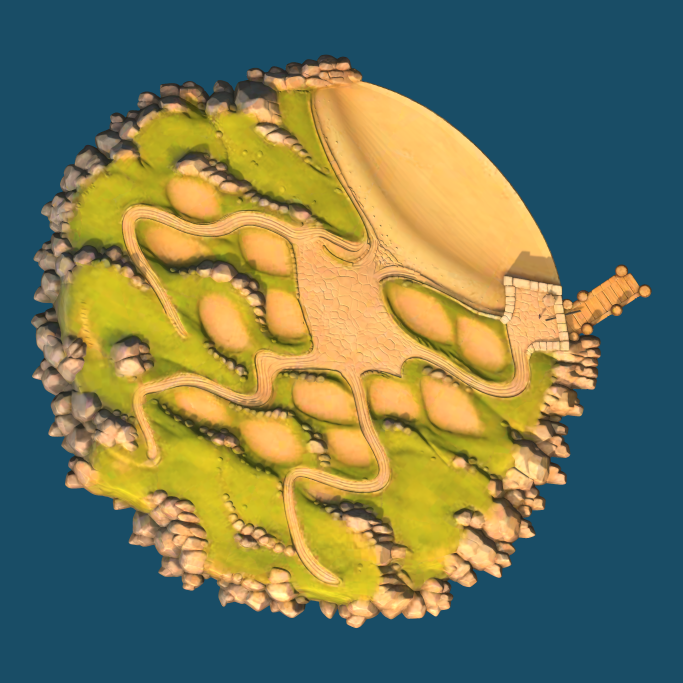
#> input picture specs/019-blocos-ilha-nova/evidence/terreno-planta.png, 2048 x 2048 px (shown at 1/3 size)
$ python medir_lotes.py
#> lines starting #> are read from the running program, lines starting #| are printed output that depends on the picture; after the words box and inside, x2 and y2 are one past the last pixel; in counts of white or black regions, pixels touching at a corner belong together
"""Mede os lotes na captura ortográfica Unity (110 m / 2048 px).

As regiões selecionadas isolam cada marcação da rua e das pedras. A cor
identifica o solo exposto; um retângulo orientado ajusta sua extensão.
Não modifica a textura ou a malha do terreno.
"""
from pathlib import Path
from collections import deque
import json, math
import numpy as np
from PIL import Image, ImageDraw, ImageFilter, ImageFont

OUT = Path(__file__).parent
im = Image.open(OUT / 'terreno-planta.png').convert('RGB')
#> im is the input picture: PIL image 2048x2048 RGB; mean R, G, B 113.6, 119.4, 86.2
rgb = np.array(im).astype(int)
soil = (rgb[:,:,0] > 230) & (rgb[:,:,0]-rgb[:,:,1] > 40) & (rgb[:,:,2] > 70) & (rgb[:,:,1]-rgb[:,:,2] > 45)
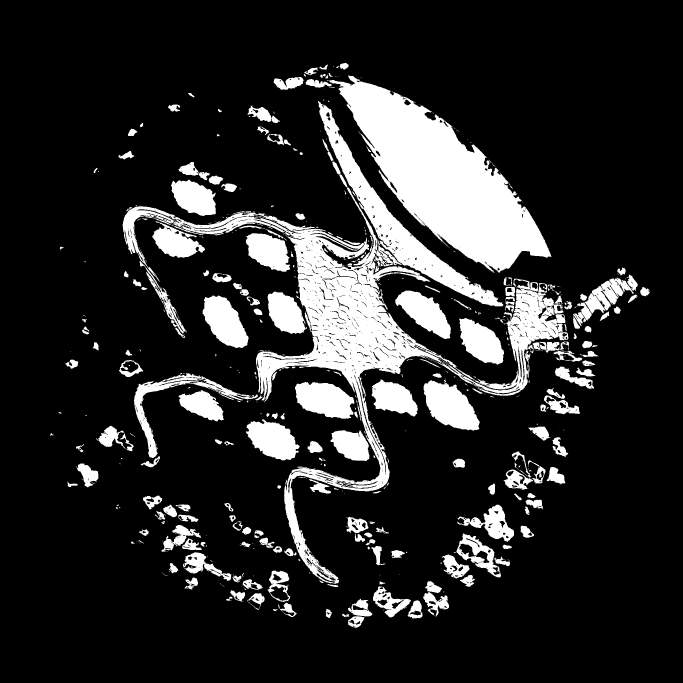
#> soil: shape (2048, 2048) bool (shown at 1/3 size); 16.1% white; 647 white regions (378 under 20 px), largest, box (x1, y1, x2, y2) and area: (368, 562, 1705, 1751) 178926, (988, 227, 1654, 819) 156076, (954, 303, 1510, 919) 43962
# Contornos de seleção: delimitam o lote, sem incorporar caminhos adjacentes.
regions = [
 ('Casa_08', [(500,540),(570,521),(635,542),(677,597),(679,650),(612,665),(536,633),(495,588)]),
 ('Casa_05', [(413,673),(484,690),(555,702),(629,714),(627,762),(557,795),(477,780),(435,737)]),
 ('Sala_Comunitaria',[(724,682),(794,685),(848,707),(884,753),(892,813),(843,834),(776,815),(733,782),(713,736)]),
 ('Casa_07',[(591,908),(625,868),(672,875),(718,918),(753,972),(758,1029),(730,1050),(675,1042),(632,1005),(601,964)]),
 ('Loja',[(799,861),(855,849),(895,890),(915,947),(927,1001),(894,1017),(832,1005),(801,975)]),
 ('Casa_01',[(1162,847),(1217,847),(1281,884),(1323,930),(1365,986),(1368,1041),(1307,1032),(1250,1004),(1206,962),(1178,919)]),
 ('Galpao_Cais',[(1374,955),(1437,974),(1490,1009),(1519,1057),(1521,1102),(1481,1120),(1430,1106),(1392,1072),(1365,1026)]),
 ('Casa_04',[(878,1145),(927,1129),(985,1138),(1032,1165),(1061,1197),(1083,1260),(1052,1276),(994,1265),(936,1247),(897,1220),(874,1187)]),
 ('Venda',[(1110,1128),(1167,1129),(1210,1161),(1243,1208),(1254,1255),(1216,1260),(1164,1247),(1120,1227),(1102,1184)]),
 ('Casa_02',[(1257,1129),(1328,1143),(1383,1177),(1424,1232),(1448,1278),(1435,1316),(1378,1304),(1316,1276),(1282,1243),(1256,1190)]),
 ('Casa_06',[(934,1291),(987,1277),(1042,1297),(1078,1336),(1107,1380),(1092,1411),(1027,1404),(970,1376),(938,1341)]),
 ('Igreja',[(695,1241),(758,1240),(818,1272),(871,1309),(907,1349),(913,1387),(877,1404),(816,1389),(759,1363),(719,1322),(695,1285)]),
 ('Casa_10',[(502,1175),(556,1164),(613,1182),(661,1213),(687,1256),(670,1290),(607,1274),(558,1251),(520,1223)]),
]

overlay = im.copy()
draw = ImageDraw.Draw(overlay)
try: font = ImageFont.truetype('/System/Library/Fonts/Supplemental/Arial Bold.ttf', 22)
except OSError: font = ImageFont.load_default()
results=[]
for index,(name, poly) in enumerate(regions, 1):
    selected=Image.new('L', im.size)
    ImageDraw.Draw(selected).polygon(poly, fill=255)
    allowed=(np.array(selected)>0) & soil
    # Small gaps in rendered texels do not define a lot boundary.
    allowed=np.array(Image.fromarray(allowed.astype('uint8')*255).filter(ImageFilter.MaxFilter(3)).filter(ImageFilter.MinFilter(3)))>0
    x0=min(x for x,y in poly)-12; y0=min(y for x,y in poly)-12
    x1=max(x for x,y in poly)+12; y1=max(y for x,y in poly)+12
    crop=allowed[y0:y1,x0:x1]
    # Keep the largest connected component of the selected patch.
    visited=np.zeros(crop.shape, bool); largest=[]
    for yy,xx in zip(*np.where(crop)):
        if visited[yy,xx]: continue
        visited[yy,xx]=True; q=deque([(yy,xx)]); component=[]
        while q:
            y,x=q.popleft();component.append((y,x))
            for dy,dx in ((1,0),(-1,0),(0,1),(0,-1)):
                ny,nx=y+dy,x+dx
                if 0<=ny<crop.shape[0] and 0<=nx<crop.shape[1] and crop[ny,nx] and not visited[ny,nx]:
                    visited[ny,nx]=True;q.append((ny,nx))
        if len(component)>len(largest):largest=component
    mask=np.zeros_like(crop); yy,xx=np.array(largest).T;mask[yy,xx]=True
    # Fit the extent of the visible pad rather than a rectangle far inside it.
    # Quantiles ignore the outermost 1% of texels on each side (soft/noisy edge).
    py,px=np.where(mask)
    points=np.column_stack((px+x0,py+y0))
    origin=points.mean(axis=0)
    delta=points-origin
    best=None
    for angle in range(0,90):
        theta=math.radians(angle);c=math.cos(theta);s=math.sin(theta)
        local=delta @ np.array([[c,-s],[s,c]])
        low,high=np.quantile(local,[.01,.99],axis=0)
        width,height=high-low
        area=width*height
        if best is None or area<best[0]:best=(area,*low,width,height,angle)
    area,left,top,width,height,angle=best
    theta=math.radians(angle);c=math.cos(theta);s=math.sin(theta)
    corners=[]
    for x,y in [(left,top),(left+width,top),(left+width,top+height),(left,top+height)]:
        corners.append((origin[0]+c*x-s*y,origin[1]+s*x+c*y))
    cx=sum(x for x,y in corners)/4;cy=sum(y for x,y in corners)/4
    scale=110/2048
    result=dict(id=name,pad=index,pixel_center=[cx,cy],pixel_corners=corners,
                x=cx*scale-55,z=55-cy*scale,width=width*scale,depth=height*scale,
                yaw=angle,soil_area_m2=len(largest)*scale**2,box_area_m2=width*height*scale**2,
                fit_fraction=len(largest)/area)
    results.append(result)
    # Cyan = measured patch; red = fitted base rectangle.
    edge=mask & ~(np.roll(mask,1,0)&np.roll(mask,-1,0)&np.roll(mask,1,1)&np.roll(mask,-1,1))
    for y,x in zip(*np.where(edge)):draw.point((int(x+x0),int(y+y0)),fill=(0,255,255))
    draw.line(corners+[corners[0]],fill=(255,40,30),width=4)
    label=f'{index:02} {name}'
    box=draw.textbbox((cx,cy),label,font=font,anchor='mm')
    draw.rectangle((box[0]-3,box[1]-3,box[2]+3,box[3]+3),fill=(255,255,235))
    draw.text((cx,cy),label,font=font,fill=(0,0,0),anchor='mm')
    print(f'{index:02} {name}: {result["width"]:.2f} x {result["depth"]:.2f} m, Y={angle}°, area={result["fit_fraction"]:.0%}')
#> this loop made 13 passes
#> (x0, y0, x1, y1, origin, box) on passes 1 to 9: (483, 509, 691, 677, [582.2, 592.9], (516.9, 584.6, 644.9, 605.6)), (401, 661, 641, 807, [528.7, 731.4], (469.6, 726, 597.6, 747)), (701, 670, 904, 846, [805, 753.9], (690.7, 744.7, 918.7, 766.7)), (579, 856, 770, 1062, [673.9, 965.5], (609.2, 959.6, 737.2, 980.6)), (787, 837, 939, 1029, [856.9, 939.7], (815.8, 930.3, 895.8, 952.3)), (1150, 835, 1380, 1053, [1273.8, 938.2], (1214, 930.9, 1342, 951.9)), (1353, 943, 1533, 1132, [1443.4, 1028.4], (1355.7, 1019.4, 1525.7, 1041.4)), (862, 1117, 1095, 1288, [974.3, 1199.2], (911.2, 1189.9, 1039.2, 1210.9)), (1090, 1116, 1266, 1272, [1179.1, 1194.3], (1132.1, 1183.7, 1235.1, 1200.7))
#> pass 1, `allowed=(np.array(selected)>0) & soil`:
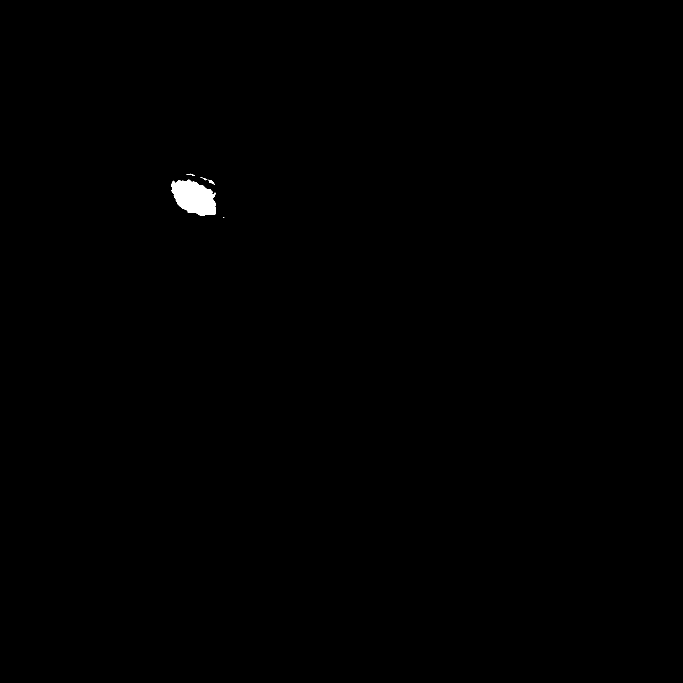
#> allowed: shape (2048, 2048) bool (shown at 1/3 size); 0.25% white; 5 white regions (1 under 20 px), largest, box (x1, y1, x2, y2) and area: (513, 539, 648, 648) 10198, (626, 539, 644, 554) 104, (559, 521, 585, 527) 52, (601, 531, 622, 541) 49
#> pass 1, `crop=allowed[y0:y1,x0:x1]`:
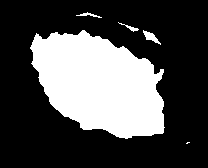
#> crop: shape (168, 208) bool; 29.9% white; 5 white regions (1 under 20 px), largest, box (x1, y1, x2, y2) and area: (30, 30, 165, 139) 10221, (143, 30, 161, 45) 104, (76, 12, 102, 18) 52, (118, 22, 139, 32) 49
#> after the loop:
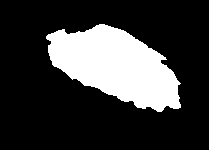
#> mask: shape (150, 209) bool; 22.8% white; 1 white region, box (x1, y1, x2, y2) and area: (46, 24, 181, 112) 7160
#> after the loop:
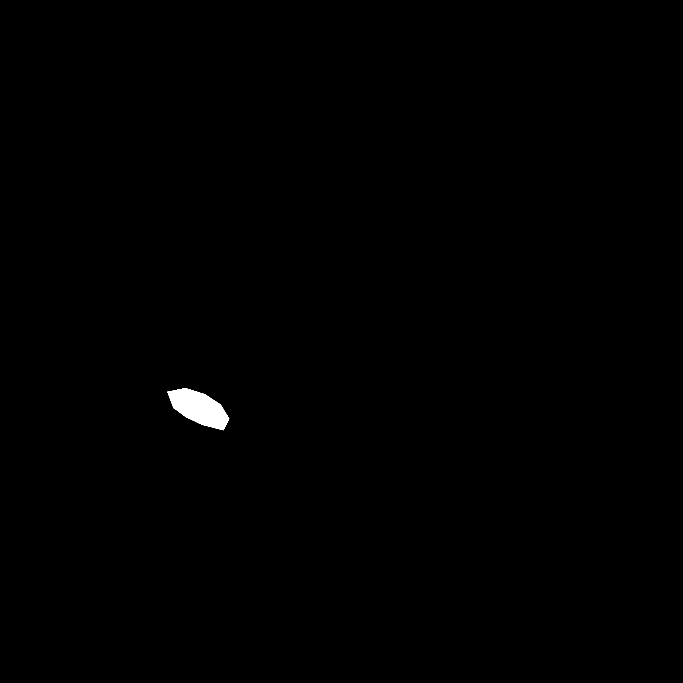
#> selected: PIL image 2048x2048 L (shown at 1/3 size); 0.32% white; 1 white region, box (x1, y1, x2, y2) and area: (502, 1164, 688, 1291) 13379
#> after the loop: visited: shape (150, 209) bool; 22.8% white; 2 white regions (1 under 20 px), largest, box (x1, y1, x2, y2) and area: (46, 24, 181, 112) 7160
#> after the loop, results = 13 items
(OUT/'lotes-medidos.json').write_text(json.dumps(results,indent=2))
overlay.save(OUT/'lotes-medidos.png')
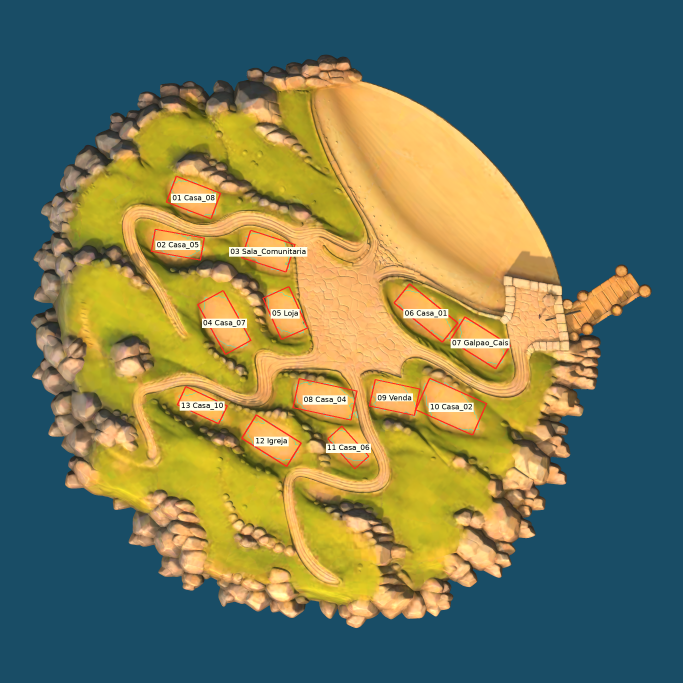
#> saved as lotes-medidos.png: PIL image 2048x2048 RGB (shown at 1/3 size); mean R, G, B 113.3, 119.2, 87.4
